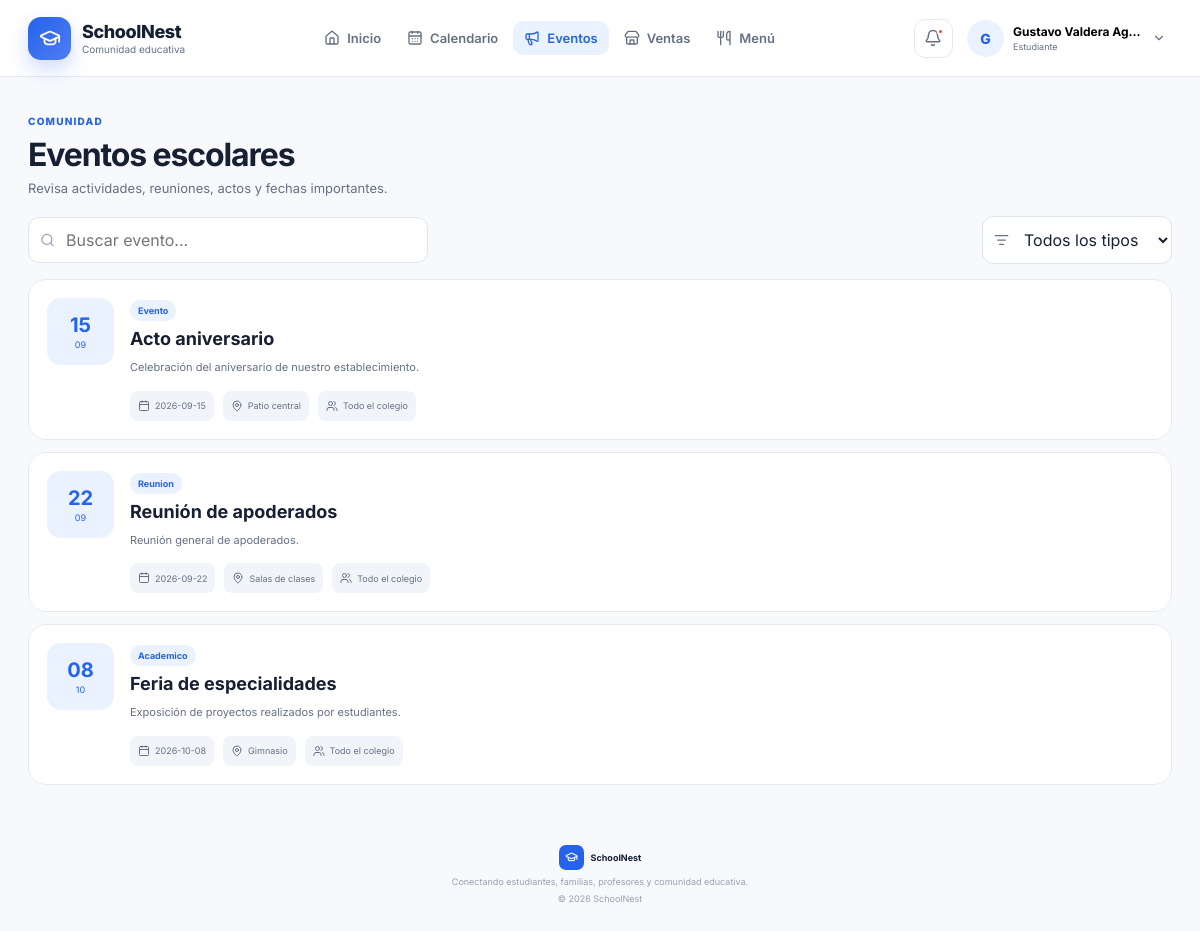
The page /events (signed in) on the database its author committed.
### tables this page shows
CREATE TABLE events (

        id INTEGER PRIMARY KEY AUTOINCREMENT,

        title TEXT NOT NULL,

        description TEXT,

        event_date TEXT NOT NULL,

        event_type TEXT,

        location TEXT,

        created_by INTEGER, audience TEXT
            DEFAULT 'Todo el colegio',

        FOREIGN KEY(created_by) REFERENCES users(id)

    );

### app.py (the view)
@app.route("/events")
@login_required
def events():
    connection = get_db()
    rows = connection.execute(
        """

        SELECT *

        FROM events

        ORDER BY event_date

        """
    ).fetchall()
    connection.close()
    return render_template(
        "events.html",
        events=rows
    )

### app.py (called while the page is built, shortened)
def get_db():
    connection = sqlite3.connect(DATABASE)
    connection.row_factory = sqlite3.Row
    return connection

def login_required(view):
    @wraps(view)
    def wrapped(*args, **kwargs):
        return view(
            *args,
            **kwargs
        )
    return wrapped

@app.context_processor
def global_data():
    return {
        "current_year":
            datetime.now().year
    }

### templates/events.html (shortened to what this page needs)
{% extends "base.html" %}
{% block content %}
<section class="page-heading page-heading-actions">
    <div>
        <span class="eyebrow">
            Comunidad
        </span>
        <h1>
            Eventos escolares
        </h1>
        <p>
            Revisa actividades, reuniones,
            actos y fechas importantes.
        </p>
    </div>
</section>
<section class="page-toolbar">
    <div class="search-box">
        <i data-lucide="search"></i>
        <input
            type="search"
            id="eventSearch"
            placeholder="Buscar evento..."
        >
    </div>
    <div class="toolbar-select">
        <i data-lucide="list-filter"></i>
        <select id="eventTypeFilter">
            <option value="all">
                Todos los tipos
            </option>
        </select>
    </div>
</section>
<section class="events-list">
{% for event in events %}
<article
    class="event-card"
    data-event-card
    data-type="{{ event.event_type }}"
    data-search="{{ event.title }} {{ event.description }} {{ event.location }}"
>
    <div class="event-date-block">
        <strong>
            {{ event.event_date[8:10] }}
        </strong>
        <span>
            {{ event.event_date[5:7] }}
        </span>
    </div>
    <div class="event-card-content">
        <div class="event-card-title">
            <div>
                <span class="category-badge">
                    {{ event.event_type|capitalize }}
                </span>
                <h2>
                    {{ event.title }}
                </h2>
            </div>
        </div>
        <p class="event-description">
            {{ event.description or "Sin descripción." }}
        </p>
        <div class="event-metadata">
            <span>
                <i data-lucide="calendar"></i>
                {{ event.event_date }}
            </span>
            <span>
                <i data-lucide="map-pin"></i>
                {{ event.location or "Lugar por confirmar" }}
            </span>
            <span>
                <i data-lucide="users"></i>
                {{ event.audience or "Todo el colegio" }}
            </span>
        </div>
    </div>
</article>
{% endfor %}
</section>
{% endblock %}

### static/css/style.css (style rules this page uses)
:root { --background: #f7f9fc; --surface: #ffffff; --surface-soft: #f1f5f9; --surface-blue: #eff6ff; --text: #172033; --muted: #667085; --border: #e6eaf0; --primary: #2563eb; --primary-dark: #1d4ed8; --primary-soft: #eaf2ff; --navy: #14213d; --green: #16a34a; --green-soft: #ecfdf3; --yellow: #f59e0b; --yellow-soft: #fff7e6; --violet: #7c3aed; --violet-soft: #f3e8ff; --red: #dc2626; --red-soft: #fff1f2; --shadow: 0 18px 45px rgba(15, 23, 42, 0.08); --shadow-small: 0 8px 25px rgba(15, 23, 42, 0.06); }
* { box-sizing: border-box; }
html { scroll-behavior: smooth; }
body { margin: 0; min-height: 100vh; font-family: "Inter", Arial, sans-serif; background: var(--background); color: var(--text); }
button, input, textarea, select { font: inherit; }
svg { width: 18px; height: 18px; }
.eyebrow { display: inline-flex; align-items: center; gap: 6px; color: var(--primary); font-size: 10px; font-weight: 800; text-transform: uppercase; letter-spacing: 0.12em; }
input, textarea, select { width: 100%; border: 1px solid #dfe5ed; border-radius: 11px; padding: 12px 13px; outline: none; background: white; color: var(--text); transition: 0.18s; }
.category-badge { display: inline-flex; width: fit-content; padding: 5px 8px; border-radius: 999px; color: var(--primary); background: var(--primary-soft); font-size: 9px; font-weight: 700; }
.page-heading { display: flex; justify-content: space-between; align-items: flex-end; gap: 20px; margin-bottom: 20px; }
.page-heading h1 { margin: 6px 0; font-size: 32px; letter-spacing: -0.035em; }
.page-heading p { margin: 0; color: var(--muted); font-size: 13px; }
.page-heading-actions { align-items: center; }
.page-toolbar { display: flex; justify-content: space-between; align-items: center; gap: 12px; margin-bottom: 15px; }
.search-box { position: relative; width: min( 400px, 100% ); }
.search-box svg { position: absolute; top: 50%; left: 12px; width: 15px; transform: translateY(-50%); color: #98a2b3; }
.search-box input { padding-left: 37px; }
.toolbar-select { position: relative; width: 190px; }
.toolbar-select svg { position: absolute; z-index: 2; left: 12px; top: 50%; width: 15px; transform: translateY(-50%); color: var(--muted); }
.toolbar-select select { padding-left: 37px; }
.events-list { display: grid; gap: 12px; }
.event-card { display: grid; grid-template-columns: 67px 1fr; gap: 16px; padding: 18px; border: 1px solid var(--border); border-radius: 18px; background: white; transition: 0.18s; }
.event-date-block { height: 67px; display: grid; align-content: center; border-radius: 14px; text-align: center; color: var(--primary); background: var(--primary-soft); }
.event-date-block strong, .event-date-block span { display: block; }
.event-date-block strong { font-size: 20px; }
.event-date-block span { margin-top: 2px; font-size: 9px; }
.event-card-title { display: flex; justify-content: space-between; gap: 14px; }
.event-card-title h2 { margin: 7px 0; font-size: 18px; }
.event-description { max-width: 850px; margin: 3px 0 14px; color: var(--muted); font-size: 11px; line-height: 1.6; }
.event-metadata { display: flex; flex-wrap: wrap; gap: 9px; }
.event-metadata span { display: flex; align-items: center; gap: 5px; padding: 6px 8px; border-radius: 8px; background: var(--surface-soft); color: var(--muted); font-size: 9px; }
.event-metadata svg { width: 12px; }

### rows shown on the page
events: event_date "15", event_date "09", event_type "Evento", title "Acto aniversario", description "Celebración del aniversario de nuestro establecimiento.", event_date "2026-09-15", location "Patio central", audience "Todo el colegio"
events: event_date "22", event_date "09", event_type "Reunion", title "Reunión de apoderados", description "Reunión general de apoderados.", event_date "2026-09-22", location "Salas de clases", audience "Todo el colegio"
events: event_date "08", event_date "10", event_type "Academico", title "Feria de especialidades", description "Exposición de proyectos realizados por estudiantes.", event_date "2026-10-08", location "Gimnasio", audience "Todo el colegio"

### other values the page prints
{{ session.get("name", "U")[0]|upper }} "G"
{{ session.get("name") }} "Gustavo Valdera Ag…"
{{ session.get("role")|capitalize }} "Estudiante"
